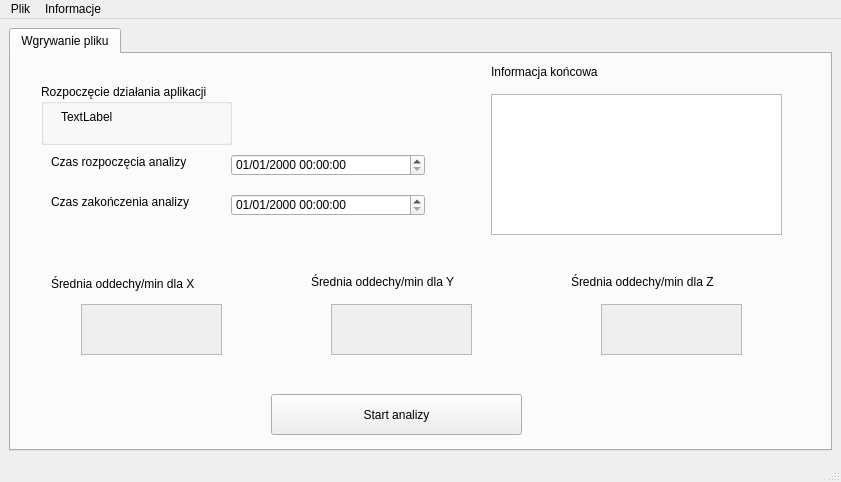
<?xml version="1.0" encoding="UTF-8"?>
<ui version="4.0">
 <class>MainWindow</class>
 <widget class="QMainWindow" name="MainWindow">
  <property name="geometry">
   <rect>
    <x>0</x>
    <y>0</y>
    <width>841</width>
    <height>482</height>
   </rect>
  </property>
  <property name="windowTitle">
   <string>MainWindow</string>
  </property>
  <widget class="QWidget" name="centralwidget">
   <layout class="QHBoxLayout" name="horizontalLayout">
    <item>
     <widget class="QTabWidget" name="tabWidget">
      <property name="currentIndex">
       <number>0</number>
      </property>
      <widget class="QWidget" name="tab_2">
       <attribute name="title">
        <string>Wgrywanie pliku</string>
       </attribute>
       <widget class="QDateTimeEdit" name="dateTimeEdit">
        <property name="geometry">
         <rect>
          <x>220</x>
          <y>100</y>
          <width>194</width>
          <height>22</height>
         </rect>
        </property>
        <property name="displayFormat">
         <string>dd/MM/yyyy HH:mm:ss</string>
        </property>
       </widget>
       <widget class="QDateTimeEdit" name="dateTimeEdit_2">
        <property name="geometry">
         <rect>
          <x>220</x>
          <y>140</y>
          <width>194</width>
          <height>22</height>
         </rect>
        </property>
        <property name="displayFormat">
         <string>dd/MM/yyyy HH:mm:ss</string>
        </property>
       </widget>
       <widget class="QLabel" name="label">
        <property name="geometry">
         <rect>
          <x>40</x>
          <y>100</y>
          <width>171</width>
          <height>16</height>
         </rect>
        </property>
        <property name="text">
         <string>Czas rozpoczęcia analizy</string>
        </property>
       </widget>
       <widget class="QLabel" name="label_2">
        <property name="geometry">
         <rect>
          <x>40</x>
          <y>140</y>
          <width>171</width>
          <height>16</height>
         </rect>
        </property>
        <property name="text">
         <string>Czas zakończenia analizy</string>
        </property>
       </widget>
       <widget class="QLabel" name="label_5">
        <property name="geometry">
         <rect>
          <x>40</x>
          <y>220</y>
          <width>221</width>
          <height>20</height>
         </rect>
        </property>
        <property name="text">
         <string>Średnia oddechy/min dla X</string>
        </property>
       </widget>
       <widget class="QLabel" name="label_6">
        <property name="geometry">
         <rect>
          <x>300</x>
          <y>220</y>
          <width>211</width>
          <height>16</height>
         </rect>
        </property>
        <property name="text">
         <string>Średnia oddechy/min dla Y</string>
        </property>
       </widget>
       <widget class="QPushButton" name="startButton">
        <property name="geometry">
         <rect>
          <x>260</x>
          <y>340</y>
          <width>251</width>
          <height>41</height>
         </rect>
        </property>
        <property name="text">
         <string>Start analizy</string>
        </property>
       </widget>
       <widget class="QTextBrowser" name="textBrowser_Analysis">
        <property name="geometry">
         <rect>
          <x>480</x>
          <y>40</y>
          <width>291</width>
          <height>141</height>
         </rect>
        </property>
       </widget>
       <widget class="QGroupBox" name="groupBox_LB">
        <property name="geometry">
         <rect>
          <x>30</x>
          <y>30</y>
          <width>191</width>
          <height>61</height>
         </rect>
        </property>
        <property name="title">
         <string>Rozpoczęcie działania aplikacji</string>
        </property>
        <widget class="QLabel" name="label_lbl">
         <property name="geometry">
          <rect>
           <x>20</x>
           <y>25</y>
           <width>151</width>
           <height>16</height>
          </rect>
         </property>
         <property name="text">
          <string>TextLabel</string>
         </property>
        </widget>
       </widget>
       <widget class="QLabel" name="label_7">
        <property name="geometry">
         <rect>
          <x>560</x>
          <y>220</y>
          <width>211</width>
          <height>16</height>
         </rect>
        </property>
        <property name="text">
         <string>Średnia oddechy/min dla Z</string>
        </property>
       </widget>
       <widget class="QLabel" name="label_8">
        <property name="geometry">
         <rect>
          <x>480</x>
          <y>10</y>
          <width>211</width>
          <height>16</height>
         </rect>
        </property>
        <property name="text">
         <string>Informacja końcowa</string>
        </property>
       </widget>
       <widget class="QTextBrowser" name="textBrowser">
        <property name="enabled">
         <bool>false</bool>
        </property>
        <property name="geometry">
         <rect>
          <x>70</x>
          <y>250</y>
          <width>141</width>
          <height>51</height>
         </rect>
        </property>
       </widget>
       <widget class="QTextBrowser" name="textBrowser_2">
        <property name="enabled">
         <bool>false</bool>
        </property>
        <property name="geometry">
         <rect>
          <x>320</x>
          <y>250</y>
          <width>141</width>
          <height>51</height>
         </rect>
        </property>
       </widget>
       <widget class="QTextBrowser" name="textBrowser_3">
        <property name="enabled">
         <bool>false</bool>
        </property>
        <property name="geometry">
         <rect>
          <x>590</x>
          <y>250</y>
          <width>141</width>
          <height>51</height>
         </rect>
        </property>
       </widget>
      </widget>
     </widget>
    </item>
   </layout>
  </widget>
  <widget class="QMenuBar" name="menubar">
   <property name="geometry">
    <rect>
     <x>0</x>
     <y>0</y>
     <width>841</width>
     <height>22</height>
    </rect>
   </property>
   <widget class="QMenu" name="menupomoc">
    <property name="title">
     <string>Informacje</string>
    </property>
    <addaction name="actionInformacje_o_projekcie"/>
   </widget>
   <widget class="QMenu" name="menuPlik">
    <property name="title">
     <string>Plik</string>
    </property>
    <addaction name="actionOtw_rz_plik_2"/>
   </widget>
   <addaction name="menuPlik"/>
   <addaction name="menupomoc"/>
  </widget>
  <widget class="QStatusBar" name="statusbar"/>
  <action name="actionOtw_rz_plik">
   <property name="text">
    <string>Otwórz plik</string>
   </property>
  </action>
  <action name="actionOtw_rz_plik_2">
   <property name="text">
    <string>Otwórz plik</string>
   </property>
  </action>
  <action name="actionInformacje_o_projekcie">
   <property name="text">
    <string>Informacje o projekcie</string>
   </property>
  </action>
 </widget>
 <resources/>
 <connections/>
</ui>
